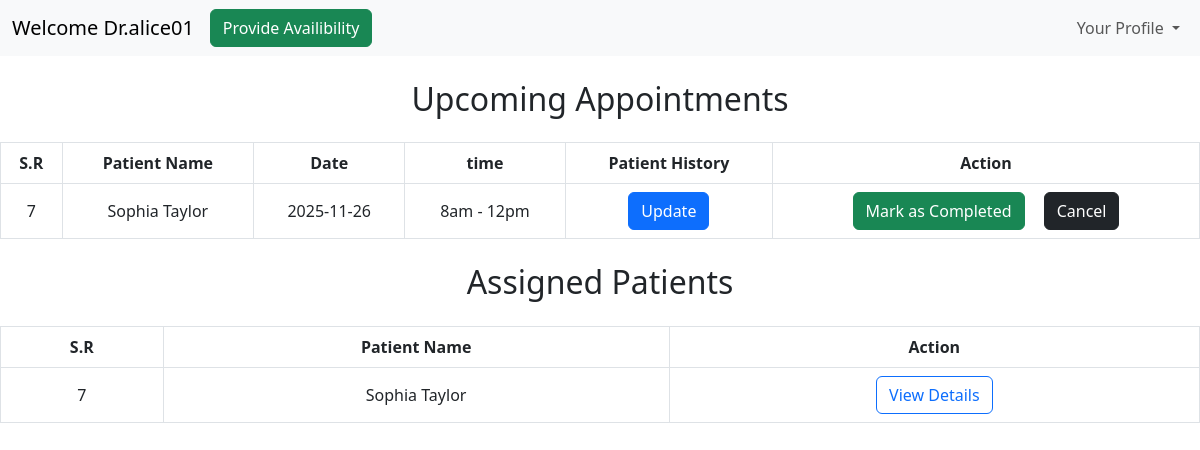
The page /dashboard/doctor (signed in) on the database as committed earlier.
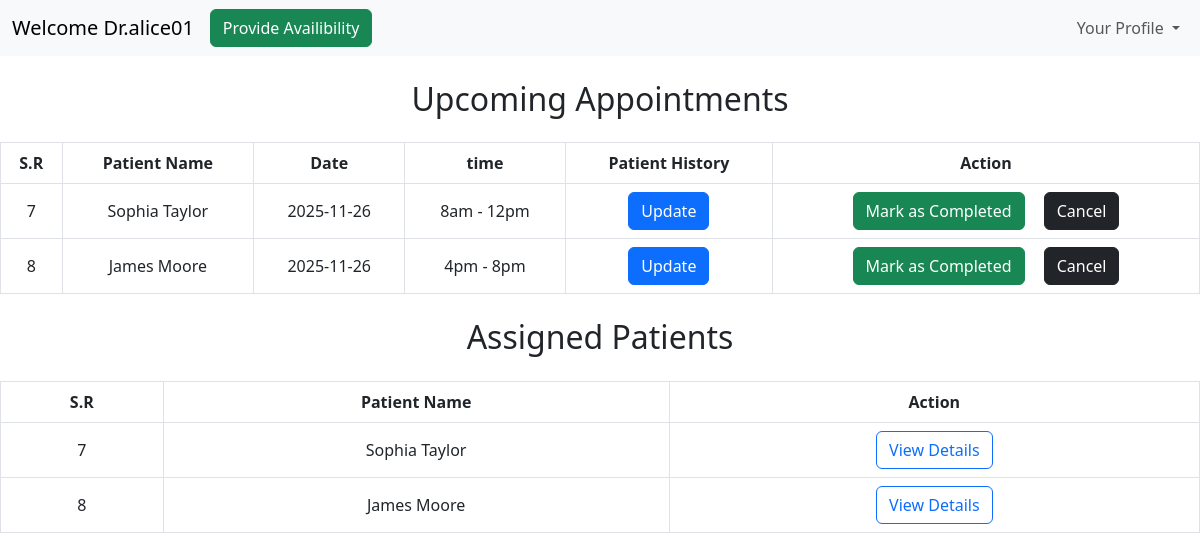
The same page on the database as committed later.
### models/models.py (models this page shows)
class User(db.Model):
    id=db.Column(db.Integer(),primary_key=True)
    fullname = db.Column(db.String(50),nullable = False)
    username = db.Column(db.String(50),unique = True,nullable = False)
    password = db.Column(db.String(),nullable= False)
    role = db.Column(db.String(10),nullable=False)
    status=db.Column(db.Integer(),nullable=False,default=0)
    created_at=db.Column(db.DateTime(),default=datetime.datetime.utcnow)
    updated_at=db.Column(db.DateTime(),default=datetime.datetime.utcnow,onupdate=datetime.datetime.utcnow)

class Appointments(db.Model):
    id = db.Column(db.Integer, primary_key=True)
    patient = db.Column(db.String(50), nullable=False)
    doctor = db.Column(db.String(50), nullable=False)
    date = db.Column(db.String(10), nullable=False)
    timeslot = db.Column(db.String(20), nullable=False)
    status = db.Column(db.String(15), nullable=False)

### controllers/doctorDashboard.py (the view)
@thedoctorDashboard.route("/dashboard/doctor", methods=['GET','POST'])
def doctorDashboard():
    if('user' in session and session['role']=="doctor"):
        user=session['user']
        allapointments= Appointments.query.filter_by(doctor=user).all()
        print("All Appointments for Doctor:", allapointments)
        appointment=[]
        innerdetails={}
        for x in allapointments:
            getpatientdetails=User.query.filter_by(username=x.patient).first()
            if(x.status=="booked"):
                innerdetails={
                    "id": x.id,
                    "fullname": getpatientdetails.fullname,
                    "date": x.date,
                    "timeslot": x.timeslot,
                    "status": x.status,
                    "username": getpatientdetails.username
                }
            if not innerdetails:
                continue
            appointment.append(innerdetails)
        print(appointment)
        assignedpatients=Appointments.query.filter_by(doctor=user, status="booked").all()
        finalassignedpatients=[]
        innerpatientdetails={}
        print("Assigned Patients:", assignedpatients)
        for y in assignedpatients:
            getassignedpatientdetails=User.query.filter_by(username=y.patient).first()
            innerpatientdetails={
                "id": y.id,
                "fullname": getassignedpatientdetails.fullname,
                "username": getassignedpatientdetails.username,
            }
            finalassignedpatients.append(innerpatientdetails)
            print(y.patient)
        return render_template("doctorDashboard.html",user=user, appointment=appointment,finalassignedpatients=finalassignedpatients)
    else:
        return redirect("/login")

### templates/doctorDashboard.html (shortened to what this page needs)
<!DOCTYPE html>
<html lang="en">
<head>
     <link href="https://cdn.jsdelivr.net/npm/bootstrap@5.3.0-alpha1/dist/css/bootstrap.min.css" rel="stylesheet">
</head>
<body>
<nav class="navbar navbar-expand-lg bg-body-tertiary">
  <div class="container-fluid">
    <a class="navbar-brand" href="#">Welcome Dr.{{user}}</a>
    <div class="collapse navbar-collapse justify-content-end" id="navbarSupportedContent">
        <ul class="navbar-nav me-auto mb-2 mb-lg-0">
        <li class="nav-item">
          <a class="btn btn-success" href="/doctor/slots">Provide Availibility </a>
        </li>
        </ul>
        <ul class="navbar-nav">
          <li class="nav-item dropdown">
            <a class="nav-link dropdown-toggle" href="#" role="button" data-bs-toggle="dropdown" aria-expanded="false">
              Your Profile
            </a>
          </li>
        </ul>
    </div>
  </div>
</nav>
<h2 class="text-center my-4">Upcoming Appointments</h2>
<table class="table  table-bordered text-center align-middle table-hover ">
  <thead class="thead-dark">
    <tr>
      <th scope="col">S.R</th>
      <th scope="col">Patient Name</th>
      <th scope="col">Date</th>
      <th scope="col">time</th>
      <th scope="col">Patient History</th>
      <th scope="col">Action</th>
    </tr>
  </thead>
  <tbody>
    {% for ap in appointment %}
    <tr>
    <td>{{ap.id}}</td>
    <td>{{ap.fullname}}</td>
    <td>{{ap.date}}</td>
    <td>{{ap.timeslot}}</td>
    <td><a class="btn btn-primary" href="/dashboard/doctor/patient-history/{{ap.username}}/{{ap.id}}">Update</a></td>
      <td><div><a class="btn btn-success" href="/dashboard/patient/action-on-appointment/{{ap.id}}/completed" >Mark as Completed</a>
    <a class="btn btn-dark" style="margin-left: 15px;" href="/dashboard/patient/action-on-appointment/{{ap.id}}/cancelled">Cancel</a></div></td>
    </tr>
    {%endfor%}
    </tbody>
</table>
<h2 class="text-center my-4">Assigned Patients</h2>
<table class="table  table-bordered text-center align-middle table-hover ">
  <thead class="thead-dark">
    <tr>
      <th scope="col">S.R</th>
      <th scope="col">Patient Name</th>
      <th scope="col">Action</th>
    </tr>
  </thead>
  <tbody>
    {% for x in finalassignedpatients %}
   <tr>
    <td>{{x.id}}</td>
    <td>{{x.fullname}}</td>
    <td><a class="btn btn-outline-primary" href="/dashboard/doctor/patient-history/{{x.username}}">View Details</a></td>
    </tr>
    {%endfor%}
  </tbody>
</table>
</body>
</html>

Rows that differ between the two databases and show on the page:
now on this page (row unchanged): User: fullname "James Moore", id "8", fullname "James Moore"
added Appointments: date "2025-11-26", timeslot "4pm - 8pm"
Other text that changed with them:
new list line: "8 Update Mark as Completed Cancel"
